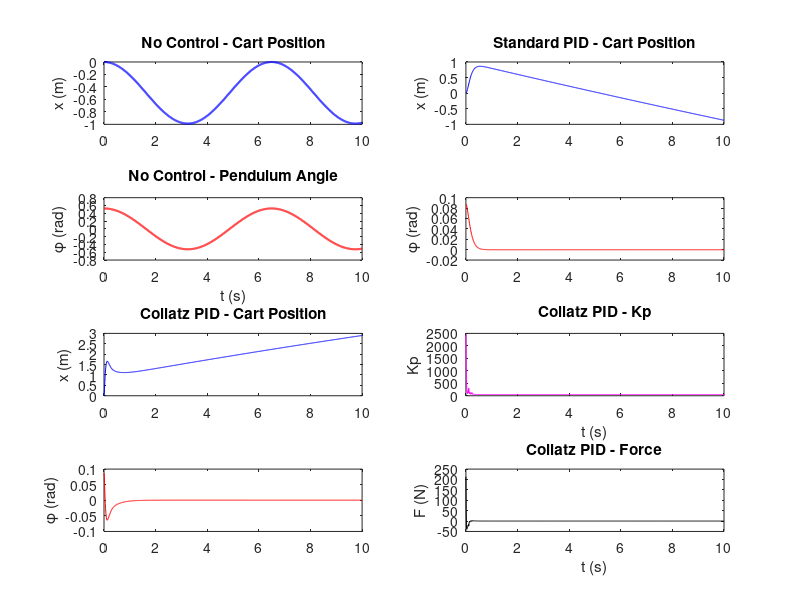

Recreate this plot in MATLAB. (Note: this script raises an error after producing the figure.)
function inverted_pendulum_simulation_collatz()
  close all;

  % --- System Parameters ---
  M = 1;      % kg, cart mass
  m = 0.1;    % kg, pendulum mass
  l = 1;      % m, pendulum length
  g = 9.81;   % m/s^2, gravity
  I = 0.006;  % kg*m^2, pendulum inertia

  % --- Simulation Parameters ---
  T = 10;     % seconds, simulation time
  N = 1000;   % Number of steps
  h = T / N;  % time step
  t = 0:h:T;  % time vector

  % --- Initial Conditions ---
  z0_no_control = [0; 0; pi / 6; 0]; % [x; x_dot; phi; phi_dot]
  z0_pid_std = [0; 0; pi / 36; 0];    % [x; x_dot; phi; phi_dot] for standard PID
  z0_pid_collatz = [0; 0; pi / 36; 0]; % [x; x_dot; phi; phi_dot] for Collatz PID

  % --- Standard PID Gains ---
  Kp_std = 100;
  Ki_std = 1;
  Kd_std = 20;

  % --- Collatz PID Parameters ---
  Kp0_collatz = 50;   % Base Kp
  alpha_collatz = 0.1; % Scaling factor for Collatz
  Ki_collatz = 1;
  Kd_collatz = 20;
  n0_collatz = 24000;  % Initial Collatz value

  % --- Function Definitions ---
  fz = @(t, z, M, m, l, g, I, F) [
    z(2);
    ((m * l) / ((M + m) * (I + m * l^2) - (m * l)^2)) * (-m * g * l * sin(z(3)) + m * l * z(4)^2 * sin(z(3)) * cos(z(3))) + ((M + m) / ((M + m) * (I + m * l^2) - (m * l)^2)) * F;
    z(4);
    ((I + m * l^2) / ((M + m) * (I + m * l^2) - (m * l)^2)) * (-m * g * l * sin(z(3)) + m * l * z(4)^2 * sin(z(3)) * cos(z(3))) - (m * l / ((M + m) * (I + m * l^2) - (m * l)^2)) * F
  ];

  % --- Simulation Without Control ---
  z_no_control = zeros(4, length(t));
  z_no_control(:, 1) = z0_no_control;

  for n = 1:N
    k1 = h * fz(t(n), z_no_control(:, n), M, m, l, g, I, 0);
    k2 = h * fz(t(n) + h / 2, z_no_control(:, n) + k1 / 2, M, m, l, g, I, 0);
    k3 = h * fz(t(n) + h / 2, z_no_control(:, n) + k2 / 2, M, m, l, g, I, 0);
    k4 = h * fz(t(n) + h, z_no_control(:, n) + k3, M, m, l, g, I, 0);
    z_no_control(:, n + 1) = z_no_control(:, n) + (k1 + 2 * k2 + 2 * k3 + k4) / 6;
  end

  % --- Standard PID Control Simulation ---
  z_pid_std = zeros(4, length(t));
  z_pid_std(:, 1) = z0_pid_std;
  u_std = zeros(1, length(t)); % Control input
  int_e_std = 0;             % Integral of error

  for n = 1:N
    phi = z_pid_std(3, n);
    phi_dot = z_pid_std(4, n);
    e_std = phi - 0;          % Error (target phi = 0)
    int_e_std = int_e_std + e_std * h;
    der_e_std = phi_dot;

    u_std(n) = Kp_std * e_std + Ki_std * int_e_std + Kd_std * der_e_std;

    k1 = h * fz(t(n), z_pid_std(:, n), M, m, l, g, I, u_std(n));
    k2 = h * fz(t(n) + h / 2, z_pid_std(:, n) + k1 / 2, M, m, l, g, I, u_std(n));
    k3 = h * fz(t(n) + h / 2, z_pid_std(:, n) + k2 / 2, M, m, l, g, I, u_std(n));
    k4 = h * fz(t(n) + h, z_pid_std(:, n) + k3, M, m, l, g, I, u_std(n));
    z_pid_std(:, n + 1) = z_pid_std(:, n) + (k1 + 2 * k2 + 2 * k3 + k4) / 6;
  end

  % --- Collatz PID Control Simulation ---
  z_pid_collatz = zeros(4, length(t));
  z_pid_collatz(:, 1) = z0_pid_collatz;
  u_collatz = zeros(1, length(t)); % Control input
  int_e_collatz = 0;             % Integral of error
  Kp_collatz_vec = zeros(1, length(t)); % Store Kp values
  n_collatz = zeros(1, length(t));
  n_collatz(1) = n0_collatz;

  for n = 1:N
    phi = z_pid_collatz(3, n);
    phi_dot = z_pid_collatz(4, n);
    e_collatz = phi - 0;          % Error (target phi = 0)
    int_e_collatz = int_e_collatz + e_collatz * h;
    der_e_collatz = phi_dot;

    % Collatz Sequence Update
    if mod(n_collatz(n), 2) == 0
      n_collatz(n + 1) = n_collatz(n) / 2;
    else
      n_collatz(n + 1) = 3 * n_collatz(n) + 1;
    end

    % Collatz-Modulated Kp
    Kp_collatz = Kp0_collatz + alpha_collatz * n_collatz(n);
    Kp_collatz_vec(n) = Kp_collatz; % Store Kp value

    u_collatz(n) = Kp_collatz * e_collatz + Ki_collatz * int_e_collatz + Kd_collatz * der_e_collatz;

    k1 = h * fz(t(n), z_pid_collatz(:, n), M, m, l, g, I, u_collatz(n));
    k2 = h * fz(t(n) + h / 2, z_pid_collatz(:, n) + k1 / 2, M, m, l, g, I, u_collatz(n));
    k3 = h * fz(t(n) + h / 2, z_pid_collatz(:, n) + k2 / 2, M, m, l, g, I, u_collatz(n));
    k4 = h * fz(t(n) + h, z_pid_collatz(:, n) + k3, M, m, l, g, I, u_collatz(n));
    z_pid_collatz(:, n + 1) = z_pid_collatz(:, n) + (k1 + 2 * k2 + 2 * k3 + k4) / 6;
  end

  % --- Plotting ---
  figure;

  % No Control
  subplot(4, 2, 1);
  plot(t, z_no_control(1, :), 'b', 'LineWidth', 1.5);
  ylabel('x (m)');
  title('No Control - Cart Position');

  subplot(4, 2, 3);
  plot(t, z_no_control(3, :), 'r', 'LineWidth', 1.5);
  ylabel('\phi (rad)');
  xlabel('t (s)');
  title('No Control - Pendulum Angle');

  % Standard PID Control
  subplot(4, 2, 2);
  plot(t, z_pid_std(1, :), 'b');
  ylabel('x (m)');
  title('Standard PID - Cart Position');

  subplot(4, 2, 4);
  plot(t, z_pid_std(3, :), 'r');
  ylabel('\phi (rad)');

  subplot(4, 2, 6);
  plot(t, u_std, 'k');
  ylabel('F (N)');
  xlabel('t (s)');
  title('Standard PID - Force');

  % Collatz PID Control
  subplot(4, 2, 5);
  plot(t, z_pid_collatz(1, :), 'b');
  ylabel('x (m)');
  title('Collatz PID - Cart Position');

  subplot(4, 2, 7);
  plot(t, z_pid_collatz(3, :), 'r');
  ylabel('\phi (rad)');

  subplot(4, 2, 8);
  plot(t, u_collatz, 'k');
  ylabel('F (N)');
  xlabel('t (s)');
  title('Collatz PID - Force');

  % Collatz Kp
  subplot(4, 2, 6); % Overlapping with Standard PID Force
  plot(t, Kp_collatz_vec, 'm');
  ylabel('Kp');
  xlabel('t (s)');
  title('Collatz PID - Kp');

  % Overall Title
  sgtitle('Inverted Pendulum Simulation Comparison');
    % --- Calculate Performance Metrics ---
  % Overshoot
 % --- Calculate Performance Metrics ---
% Overshoot (using max absolute deviation)
max_deviation_std = max(abs(z_pid_std(3,:)));
max_deviation_collatz = max(abs(z_pid_collatz(3,:)));

% Steady-State Error (approximate) - Using the last value
steady_state_error_std = abs(0 - z_pid_std(3,end));
steady_state_error_collatz = abs(0 - z_pid_collatz(3,end));

% --- Display Results ---
disp('--- Performance Metrics ---');
disp('Max Deviation (Standard PID):');
disp(max_deviation_std);
disp('Max Deviation (Collatz PID):');
disp(max_deviation_collatz);
disp('Steady-State Error (Standard PID):');
disp(steady_state_error_std);
disp('Steady-State Error (Collatz PID):');
disp(steady_state_error_collatz);


end

% Run the simulation
inverted_pendulum_simulation_collatz();